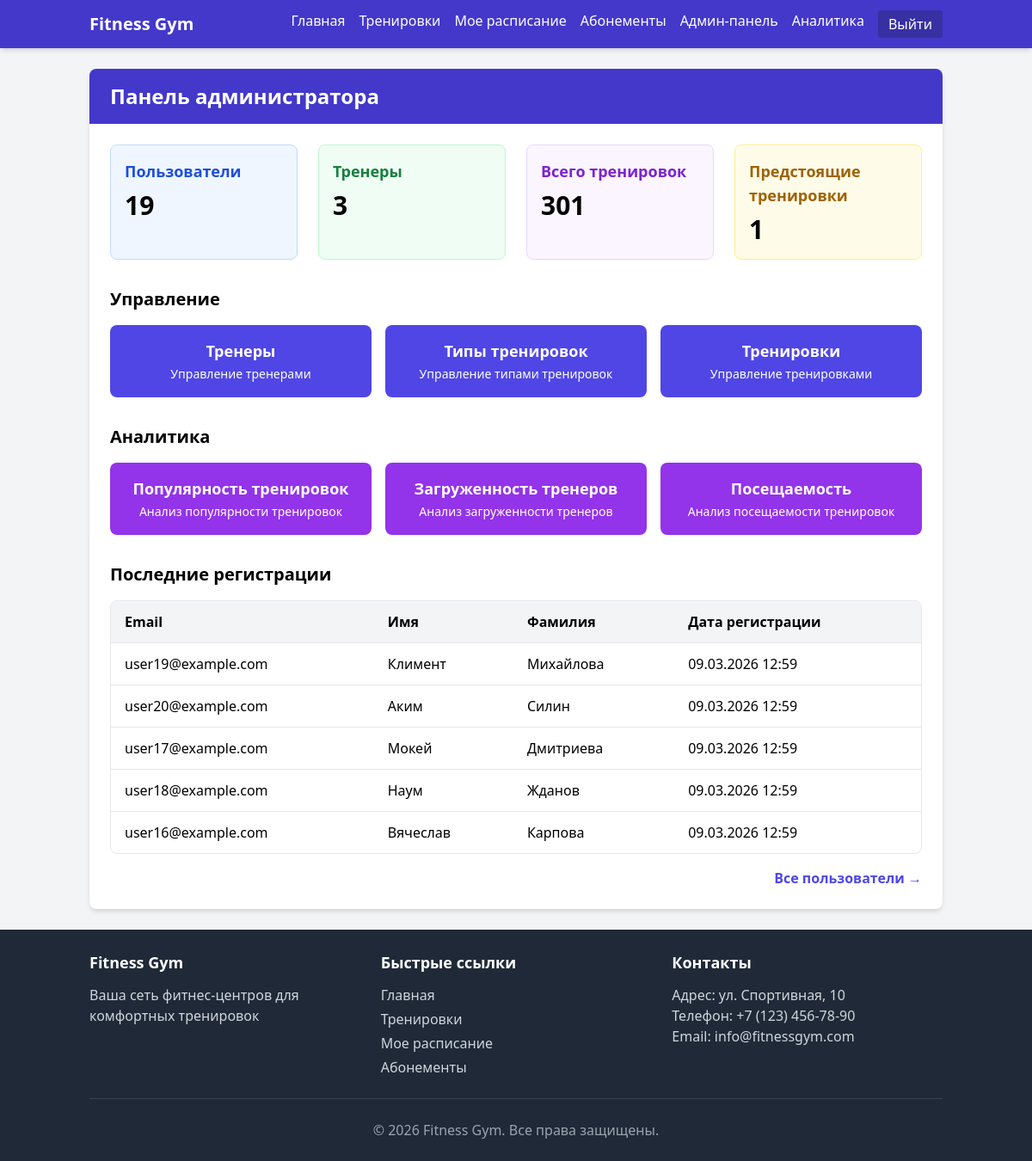
The app's page /admin/dashboard (signed in) with its own data.
### models/models.py (models this page shows, shortened)
class User(db.Model, UserMixin):
    __tablename__ = 'users'
    id = db.Column(db.Integer, primary_key=True)
    email = db.Column(db.String(120), unique=True, nullable=False)
    password_hash = db.Column(db.String(256), nullable=False)
    first_name = db.Column(db.String(50), nullable=False)
    last_name = db.Column(db.String(50), nullable=False)
    is_admin = db.Column(db.Boolean, default=False)
    created_at = db.Column(db.DateTime, default=datetime.utcnow)
    bookings = db.relationship('Booking', backref='user', lazy=True, cascade="all, delete-orphan")

### controllers/admin.py (the view)
@admin_bp.route('/dashboard')
@login_required
@admin_required
def dashboard():
    total_users = User.query.filter_by(is_admin=False).count()
    total_trainers = Trainer.query.count()
    total_workouts = Workout.query.count()
    upcoming_workouts = Workout.query.filter(Workout.start_time >= datetime.now()).count()
    recent_users = User.query.order_by(User.created_at.desc()).limit(5).all()
    return render_template('admin/dashboard.html',
                         title='Панель администратора',
                         total_users=total_users,
                         total_trainers=total_trainers,
                         total_workouts=total_workouts,
                         upcoming_workouts=upcoming_workouts,
                         recent_users=recent_users)

### controllers/admin.py (called while the page is built)
def admin_required(f):
    @wraps(f)
    def decorated_function(*args, **kwargs):
        if not current_user.is_authenticated or not current_user.is_admin:
            abort(403)  # Forbidden
        return f(*args, **kwargs)
    return decorated_function

### templates/admin/dashboard.html (shortened to what this page needs)
{% extends 'base.html' %}
{% block content %}
    <div class="bg-white rounded-lg shadow-md overflow-hidden">
        <div class="bg-indigo-700 text-white py-4 px-6">
            <h2 class="text-2xl font-bold">Панель администратора</h2>
        </div>
        <div class="p-6">
            <div class="grid grid-cols-1 md:grid-cols-2 lg:grid-cols-4 gap-6 mb-8">
                <div class="bg-blue-50 border border-blue-200 rounded-lg p-4">
                    <h3 class="text-lg font-semibold text-blue-700 mb-2">Пользователи</h3>
                    <p class="text-3xl font-bold">{{ total_users }}</p>
                </div>
                <div class="bg-green-50 border border-green-200 rounded-lg p-4">
                    <h3 class="text-lg font-semibold text-green-700 mb-2">Тренеры</h3>
                    <p class="text-3xl font-bold">{{ total_trainers }}</p>
                </div>
                <div class="bg-purple-50 border border-purple-200 rounded-lg p-4">
                    <h3 class="text-lg font-semibold text-purple-700 mb-2">Всего тренировок</h3>
                    <p class="text-3xl font-bold">{{ total_workouts }}</p>
                </div>
                <div class="bg-yellow-50 border border-yellow-200 rounded-lg p-4">
                    <h3 class="text-lg font-semibold text-yellow-700 mb-2">Предстоящие тренировки</h3>
                    <p class="text-3xl font-bold">{{ upcoming_workouts }}</p>
                </div>
            </div>
            <div class="mb-8">
                <h3 class="text-xl font-semibold mb-4">Управление</h3>
                <div class="grid grid-cols-1 md:grid-cols-3 gap-4">
                    <a href="{{ url_for('admin.trainers') }}" class="bg-indigo-600 hover:bg-indigo-700 text-white p-4 rounded-lg text-center">
                        <span class="block text-lg font-semibold">Тренеры</span>
                        <span class="text-sm">Управление тренерами</span>
                    </a>
                    <a href="{{ url_for('admin.workout_types') }}" class="bg-indigo-600 hover:bg-indigo-700 text-white p-4 rounded-lg text-center">
                        <span class="block text-lg font-semibold">Типы тренировок</span>
                        <span class="text-sm">Управление типами тренировок</span>
                    </a>
                    <a href="{{ url_for('admin.admin_workouts') }}" class="bg-indigo-600 hover:bg-indigo-700 text-white p-4 rounded-lg text-center">
                        <span class="block text-lg font-semibold">Тренировки</span>
                        <span class="text-sm">Управление тренировками</span>
                    </a>
                </div>
            </div>
            <div class="mb-8">
                <h3 class="text-xl font-semibold mb-4">Аналитика</h3>
                <div class="grid grid-cols-1 md:grid-cols-3 gap-4">
                    <a href="{{ url_for('analytics.workout_popularity') }}" class="bg-purple-600 hover:bg-purple-700 text-white p-4 rounded-lg text-center">
                        <span class="block text-lg font-semibold">Популярность тренировок</span>
                        <span class="text-sm">Анализ популярности тренировок</span>
                    </a>
                    <a href="{{ url_for('analytics.trainer_workload') }}" class="bg-purple-600 hover:bg-purple-700 text-white p-4 rounded-lg text-center">
                        <span class="block text-lg font-semibold">Загруженность тренеров</span>
                        <span class="text-sm">Анализ загруженности тренеров</span>
                    </a>
                    <a href="{{ url_for('analytics.attendance') }}" class="bg-purple-600 hover:bg-purple-700 text-white p-4 rounded-lg text-center">
                        <span class="block text-lg font-semibold">Посещаемость</span>
                        <span class="text-sm">Анализ посещаемости тренировок</span>
                    </a>
                </div>
            </div>
            <div>
                <h3 class="text-xl font-semibold mb-4">Последние регистрации</h3>
                <div class="overflow-x-auto bg-white border border-gray-200 rounded-lg">
                    <table class="min-w-full">
                        <thead class="bg-gray-100">
                            <tr>
                                <th class="py-3 px-4 text-left">Email</th>
                                <th class="py-3 px-4 text-left">Имя</th>
                                <th class="py-3 px-4 text-left">Фамилия</th>
                                <th class="py-3 px-4 text-left">Дата регистрации</th>
                            </tr>
                        </thead>
                        <tbody>
                            {% for user in recent_users %}
                                <tr class="border-t hover:bg-gray-50">
                                    <td class="py-3 px-4">{{ user.email }}</td>
                                    <td class="py-3 px-4">{{ user.first_name }}</td>
                                    <td class="py-3 px-4">{{ user.last_name }}</td>
                                    <td class="py-3 px-4">{{ user.created_at.strftime('%d.%m.%Y %H:%M') }}</td>
                                </tr>
                            {% else %}
                                <tr>
                                    <td colspan="4" class="py-4 px-4 text-center text-gray-500">Нет пользователей</td>
                                </tr>
                            {% endfor %}
                        </tbody>
                    </table>
                </div>
                <div class="mt-4 text-right">
                    <a href="{{ url_for('admin.users') }}" class="text-indigo-600 hover:text-indigo-800 font-semibold">
                        Все пользователи &rarr;
                    </a>
                </div>
            </div>
        </div>
    </div>
{% endblock %}

### records on screen
User: email "user19@example.com", first_name "Климент", last_name "Михайлова", created_at "09.03.2026 12:59"
User: email "user20@example.com", first_name "Аким", last_name "Силин", created_at "09.03.2026 12:59"
User: email "user17@example.com", first_name "Мокей", last_name "Дмитриева", created_at "09.03.2026 12:59"
User: email "user18@example.com", first_name "Наум", last_name "Жданов", created_at "09.03.2026 12:59"
User: email "user16@example.com", first_name "Вячеслав", last_name "Карпова", created_at "09.03.2026 12:59"

### other values on screen
{{ total_users }} "19"
{{ total_trainers }} "3"
{{ total_workouts }} "301"
{{ upcoming_workouts }} "1"
